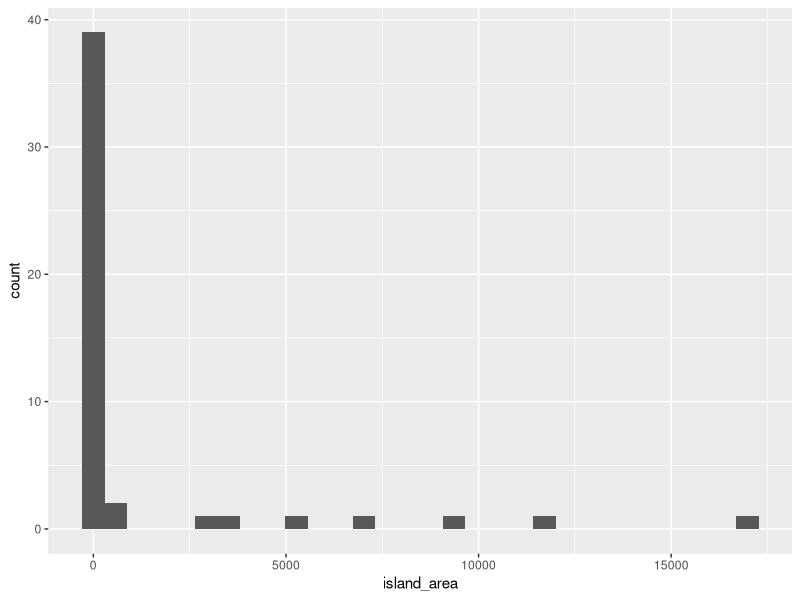
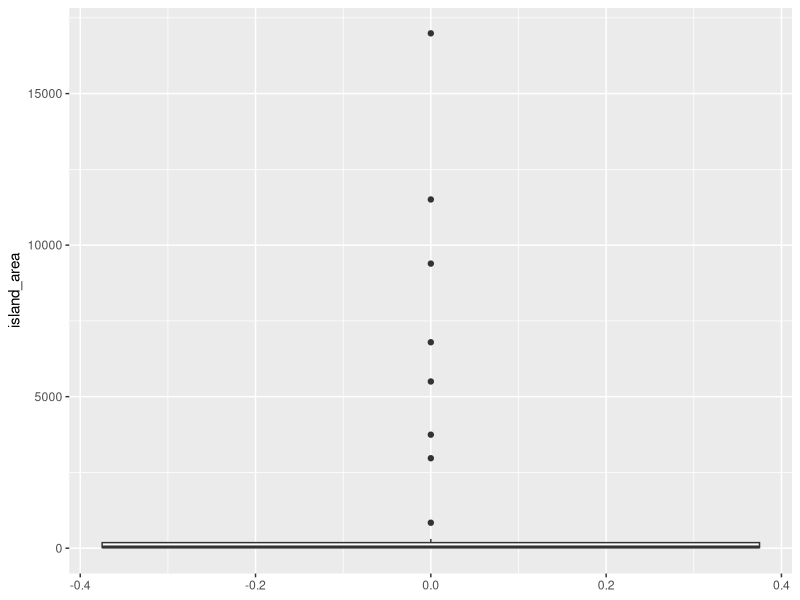
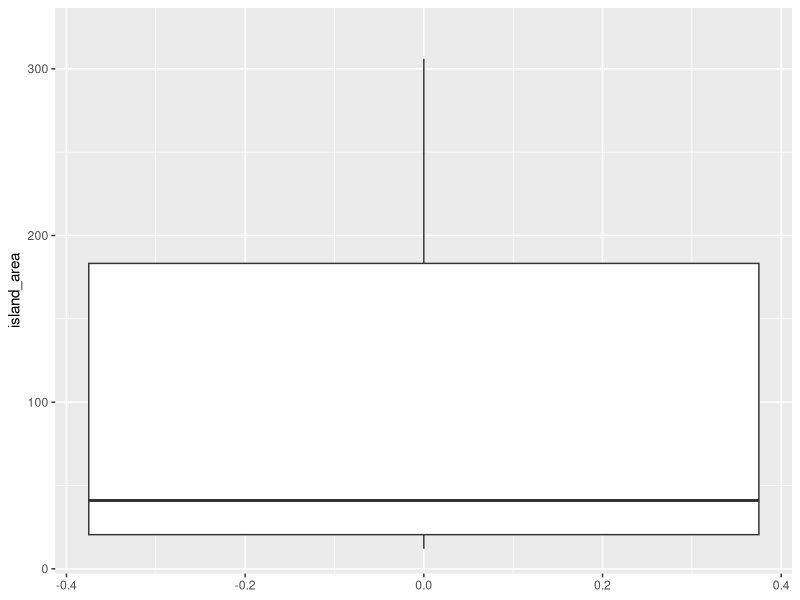

Generate these figures, in order, with R: (Note: this script raises an error after producing the figures.)
install.packages("ggplot2")
library(ggplot2)


#Etapa 1
#Carregando os dados
islands_dataset = data.frame(islands)
islands_dataset$island_names = rownames(islands_dataset)
colnames(islands_dataset)[names(islands_dataset) == "islands"] = "island_area"

names(islands_dataset)
print(islands_dataset)


#Etapa 2
#Quantidade de ocorrências de Ilhas
length(islands_dataset$island_names)

#Média das ocorrências
mean(islands_dataset$island_area)

#Mediana das ocorrências
median(islands_dataset$island_area)


#Etapa 3 
#Retorna o menor valor de área (milhas quadradas) Islands
min(range(islands_dataset$island_area, na.rm = TRUE))

#Retorna o maior valor de área (milhas quadradas) Islands
max(range(islands_dataset$island_area, na.rm = TRUE))

#Etapa 4
#Desvio Padrão das áreas (milhas quadradas) Islands
sd(islands_dataset$island_area)

#Retorna a faixa das Ilhas
range(islands_dataset$island_area)

#Etapa 5
#Cálculo dos quantis
#0 - 25% - 50% - 75% - 100%

full_coverage_quantils = quantile(islands_dataset$island_area, probs = c(0, 25, 50, 75, 100)/100)
print(full_coverage_quantils)

#0.05% - 95%
partial_coverage_quantils = quantile(islands_dataset$island_area, probs = c(0.05, 95)/100)
print(partial_coverage_quantils)


#Etapa 6
#Intervalo Interquaril
# - Quantil 1 a Quantil 5 (0% - 100%)
IQR(islands_dataset$island_area)

#plot


ggplot(data = islands_dataset, aes(x=island_area))+
  geom_histogram()


#Etapa 8

#Box Plots com outliers
outliers_plot = ggplot(data = islands_dataset, aes(y=island_area))+
  geom_boxplot()
print(outliers_plot)
#Box Plots sem outliers
lower_upper_whiskers = boxplot.stats(islands_dataset$island_area)$stats[c(1,5)]
normalized_plot = outliers_plot + coord_cartesian(ylim = lower_upper_whiskers*1.05)
print(normalized_plot)
print(lower_upper_whiskers)

stem(islands_dataset$island_area)
leaf(islands_dataset$island_area)
